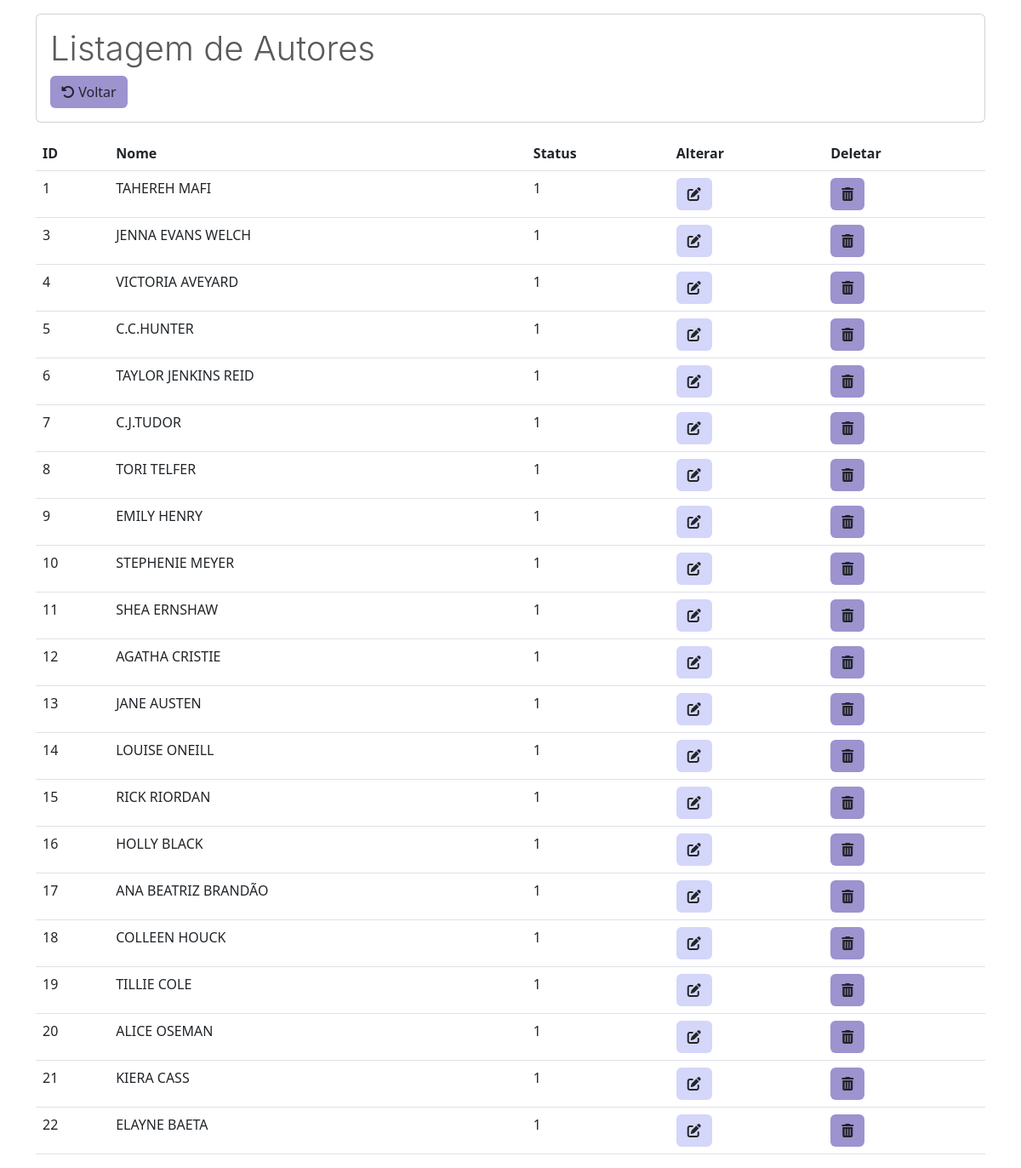
The app's page /listarAutores.php with its own data.
### tables this page shows
CREATE TABLE `autor` (
  `id` int(13) NOT NULL,
  `nome` varchar(100) NOT NULL,
  `status` int(20) NOT NULL DEFAULT 1
);

### listarAutores.php (the view, shortened to what this page needs)
<?php
require_once("conexao.php");
$sql = "select * from autor";
$resultado = mysqli_query($conexao, $sql);
?>
<!DOCTYPE html>
<html lang="pt-br">
<head>
  <link href="https://cdn.jsdelivr.net/npm/bootstrap@5.3.0-alpha3/dist/css/bootstrap.min.css" rel="stylesheet">
  <link rel="stylesheet" href="https://cdn.jsdelivr.net/npm/bootstrap-icons@1.11.0/font/bootstrap-icons.css">
</head>
<body>
  <div class="container-md">
    <div class="card mt-3 mb-3">
      <div class="card-body">
        <h1 class="card-title" style="color: #5a5a5a; font-family: '-apple-system'; font-weight: 300;">Listagem de Autores</h1> <a href="MenuAdm.php" class="btn" style="background-color: #9c93cf;"><i class="fa-solid fa-rotate-left"></i> Voltar</a>
      </div>
    </div>
    <table class="table table-hover">
      <thead>
        <tr>
          <th scope="col">ID</th>
          <th scope="col">Nome</th>
          <th scope="col">Status</th>
          <th scope="col">Alterar</th>
          <th scope="col">Deletar</th>
        </tr>
      </thead>
      <tbody>
        <?php while ($linha = mysqli_fetch_array($resultado)) { ?>
          <tr>
            <td><?= $linha['id'] ?></th>
            <td><?= $linha['nome'] ?></th>
            <td><?= $linha['status'] ?></th>
            <td>
              <a href="alterarLivros.php?id=<?= $linha['id'] ?>" class="btn btn" style="background-color:#D4D6FA;"><i class="fa-solid fa-pen-to-square"></i></a>
            <td>
              <a href="usuarioListar.php?id=<?= $linha['id'] ?>" class="btn btn-l" style="background-color:#9c93cf;" onclick="return confirm('Confirmar exclusão?')"><i class="fa-solid fa-trash-can"></i></a>
          </tr>
        <?php } ?>
      </tbody>
    </table>
</body>
</html>

### records on screen
autor: id "1", nome "TAHEREH MAFI", status "1"
autor: id "3", nome "JENNA EVANS WELCH", status "1"
autor: id "4", nome "VICTORIA AVEYARD", status "1"
autor: id "5", nome "C.C.HUNTER", status "1"
autor: id "6", nome "TAYLOR JENKINS REID", status "1"
autor: id "7", nome "C.J.TUDOR", status "1"
autor: id "8", nome "TORI TELFER", status "1"
autor: id "9", nome "EMILY HENRY", status "1"
autor: id "10", nome "STEPHENIE MEYER", status "1"
autor: id "11", nome "SHEA ERNSHAW", status "1"
autor: id "12", nome "AGATHA CRISTIE", status "1"
autor: id "13", nome "JANE AUSTEN", status "1"
autor: id "14", nome "LOUISE ONEILL", status "1"
autor: id "15", nome "RICK RIORDAN", status "1"
autor: id "16", nome "HOLLY BLACK", status "1"
autor: id "17", nome "ANA BEATRIZ BRANDÃO", status "1"
autor: id "18", nome "COLLEEN HOUCK", status "1"
autor: id "19", nome "TILLIE COLE", status "1"
autor: id "20", nome "ALICE OSEMAN", status "1"
autor: id "21", nome "KIERA CASS", status "1"
autor: id "22", nome "ELAYNE BAETA", status "1"
